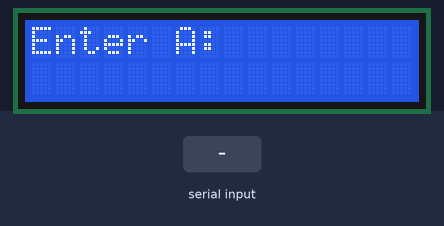
Bench run of a sketch on a simulated Arduino Uno, built with avr-gcc and run on an emulated ATmega328P. On the bench: 16×2 character LCD. The inputs (shaded band) are chosen by the test bench. What the sketch prints to the serial monitor is not drawn.

Above: at 1.2 s.
1.3 s: "90/45\n" received over Serial
At 3.6 s:
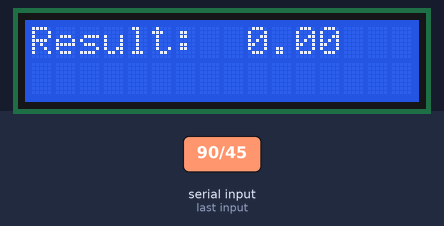
4.3 s: "1/90/45\n" received over Serial
At 5.7 s:
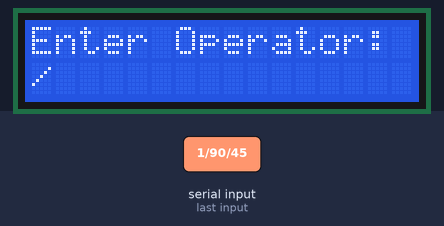
7.3 s: "0\n" received over Serial
At 9.1 s:
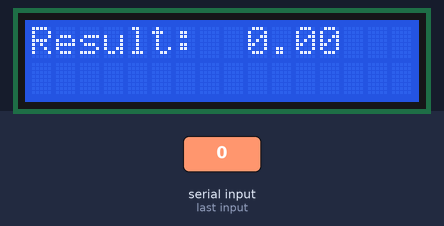
10.3 s: "5\n" received over Serial
At 11.5 s:
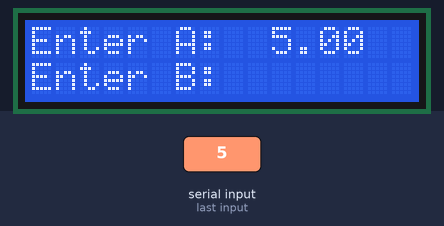
13.3 s: "*" received over Serial
At 13.7 s:
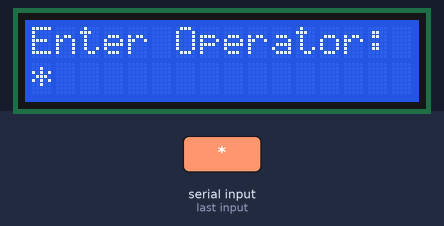
15.3 s: "1/90\n" received over Serial
At 15.7 s:
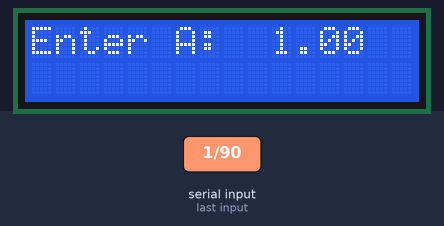
Timing chart, 0 to 18.3 s (numbered marks = the images above; inputs shaded):
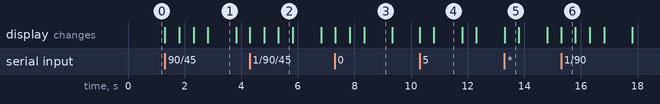

The sketch:

simple_calculator.ino
```cpp
#include <LiquidCrystal.h>

int rsPin = 7;
int enPin = 8;
int d4Pin = 9;
int d5Pin = 10;
int d6Pin = 11;
int d7Pin = 12;

LiquidCrystal lcd(rsPin, enPin, d4Pin, d5Pin, d6Pin, d7Pin);

void setup()
{
  lcd.begin(16, 2);  // Initialize the LCD
  Serial.begin(9600);
}

void loop()
{
  // Input A
  lcd.setCursor(0, 0);
  lcd.print("Enter A:");

  while (Serial.available() == 0)
  {
    // Wait until user enters a value
  }

  // Read the input value as float
  float a = Serial.parseFloat();
  lcd.setCursor(10, 0);
  lcd.print("    ");  // Clear previous value
  lcd.setCursor(10, 0);
  lcd.print(a);  // Display input A
  Serial.println(a);

  delay(500);

  // Input B
  lcd.setCursor(0, 1);  // Move to the second row
  lcd.print("Enter B:");

  while (Serial.available() == 0)
  {
    // Wait until user enters a value
  }

  // Read the input value as float
  float b = Serial.parseFloat();
  lcd.setCursor(10, 1);
  lcd.print("    ");  // Clear previous value
  lcd.setCursor(10, 1);
  lcd.print(b);  // Display input B
  Serial.println(b);

  delay(500);

  lcd.clear();  // Clear the screen and display the result
  lcd.setCursor(0, 0);
  lcd.print("Enter Operator:");

  while (Serial.available() == 0)
  {
    // Wait until user enters a value
  }

  // Read the operator as a character
  char Op = Serial.read();
  lcd.setCursor(0, 1);
  lcd.print("    ");
  lcd.setCursor(0, 1);
  lcd.print(Op); // Display input Op
  Serial.println(Op);

  delay(500);

  // Perform the calculation based on the operator
  float c = 0;

  if (Op == '+')
  {
    c = a + b;
  }
  else if (Op == '-')
  {
    c = a - b;
  }
  else if (Op == '*')
  {
    c = a * b;
  }
  else if (Op == '/')
  {
    if (b != 0)
    {
      c = a / b;  // Perform division if b is not 0
    }
    else
    {
      lcd.clear();
      lcd.setCursor(0, 0);
      lcd.print("Error: Div by 0");
      delay(1000);
      return;  // Return early to avoid further calculations
    }
  }

  // Clear the screen and display the result
  lcd.clear();
  lcd.setCursor(0, 0);
  lcd.print("Result:");
  lcd.setCursor(9, 0);
  lcd.print("    ");
  lcd.setCursor(9, 0);
  lcd.print(c);
  Serial.println(c);

  delay(1000);  // Small delay before restarting the loop
  lcd.clear();
}
```

Measured:
- after the input at 1.3 s, the display: first changes at once (image 1 shows a later state)
- after the input at 4.3 s, the display: first changes at once (image 2 shows a later state)
- after the input at 10.3 s, the display: first changes at once (image 4 shows a later state)
- after the input at 13.3 s, the display: changes at once (image 5)
- after the input at 15.3 s, the display: changes at once (image 6)
- what the display in image 1 shows lasts 1.0 s, from 2.8 s to 3.8 s
- what the display in image 2 shows lasts 0.5 s, from 5.3 s to 5.8 s
